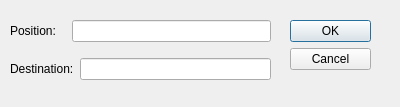
<?xml version="1.0" encoding="UTF-8"?>
<ui version="4.0">
 <class>Input</class>
 <widget class="QDialog" name="Input">
  <property name="geometry">
   <rect>
    <x>0</x>
    <y>0</y>
    <width>400</width>
    <height>107</height>
   </rect>
  </property>
  <property name="windowTitle">
   <string>Dialog</string>
  </property>
  <widget class="QDialogButtonBox" name="buttonBox">
   <property name="geometry">
    <rect>
     <x>290</x>
     <y>20</y>
     <width>81</width>
     <height>241</height>
    </rect>
   </property>
   <property name="orientation">
    <enum>Qt::Vertical</enum>
   </property>
   <property name="standardButtons">
    <set>QDialogButtonBox::Cancel|QDialogButtonBox::Ok</set>
   </property>
  </widget>
  <widget class="QWidget" name="verticalLayoutWidget">
   <property name="geometry">
    <rect>
     <x>10</x>
     <y>10</y>
     <width>261</width>
     <height>80</height>
    </rect>
   </property>
   <layout class="QVBoxLayout" name="verticalLayout">
    <item>
     <layout class="QHBoxLayout" name="horizontalLayout" stretch="0,0">
      <item>
       <widget class="QLabel" name="label">
        <property name="text">
         <string>Position:   </string>
        </property>
       </widget>
      </item>
      <item>
       <widget class="QLineEdit" name="src_input"/>
      </item>
     </layout>
    </item>
    <item>
     <layout class="QHBoxLayout" name="horizontalLayout_2">
      <item>
       <widget class="QLabel" name="label_2">
        <property name="text">
         <string>Destination:</string>
        </property>
       </widget>
      </item>
      <item>
       <widget class="QLineEdit" name="dst_input"/>
      </item>
     </layout>
    </item>
   </layout>
  </widget>
 </widget>
 <resources/>
 <connections>
  <connection>
   <sender>buttonBox</sender>
   <signal>accepted()</signal>
   <receiver>Input</receiver>
   <slot>accept()</slot>
   <hints>
    <hint type="sourcelabel">
     <x>248</x>
     <y>254</y>
    </hint>
    <hint type="destinationlabel">
     <x>157</x>
     <y>274</y>
    </hint>
   </hints>
  </connection>
  <connection>
   <sender>buttonBox</sender>
   <signal>rejected()</signal>
   <receiver>Input</receiver>
   <slot>reject()</slot>
   <hints>
    <hint type="sourcelabel">
     <x>316</x>
     <y>260</y>
    </hint>
    <hint type="destinationlabel">
     <x>286</x>
     <y>274</y>
    </hint>
   </hints>
  </connection>
 </connections>
</ui>
